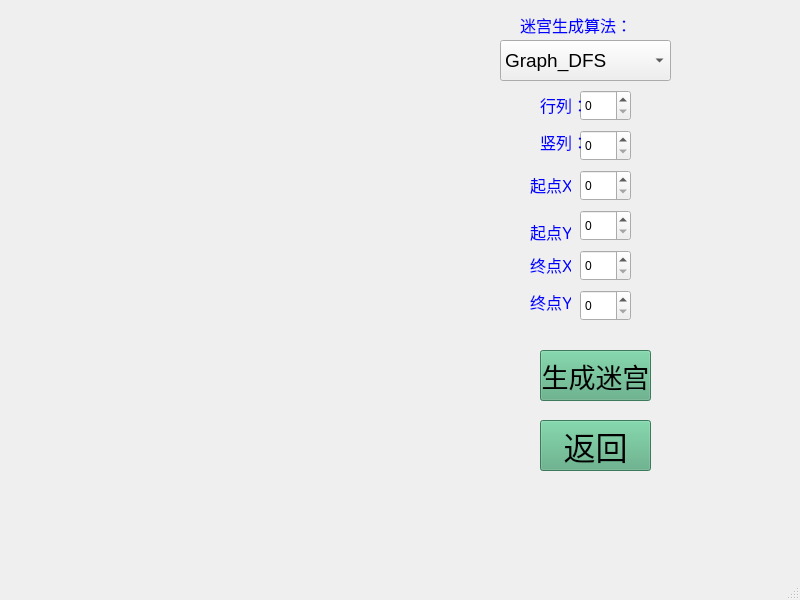
<?xml version="1.0" encoding="UTF-8"?>
<ui version="4.0">
 <class>FourWindow</class>
 <widget class="QMainWindow" name="FourWindow">
  <property name="geometry">
   <rect>
    <x>0</x>
    <y>0</y>
    <width>800</width>
    <height>600</height>
   </rect>
  </property>
  <property name="windowTitle">
   <string>MainWindow</string>
  </property>
  <widget class="QWidget" name="centralwidget">
   <widget class="QPushButton" name="btu1">
    <property name="geometry">
     <rect>
      <x>540</x>
      <y>420</y>
      <width>111</width>
      <height>51</height>
     </rect>
    </property>
    <property name="font">
     <font>
      <family>Microsoft PhagsPa</family>
      <pointsize>24</pointsize>
      <italic>false</italic>
      <bold>false</bold>
     </font>
    </property>
    <property name="styleSheet">
     <string notr="true">QWidget {
    /* 分层背景：图片在下，渐变在上 */
    background-image: url(:/res/ground.jpg),
                     qradialgradient(spread:repeat,
                                    cx:0.5, cy:0.5, radius:0.077,
                                    fx:0.5, fy:0.5,
                                    stop:0 rgba(0, 169, 255, 58),
                                    stop:0.5 rgba(0, 0, 0, 58),
                                    stop:1 rgba(0, 169, 255, 58));
    
    /* 背景混合模式 */
    background-blend-mode: overlay;
    
    /* 备用背景色 */
    background-color: rgb(85, 170, 127);
    
    /* 字体设置 */
    font: 24pt &quot;Microsoft PhagsPa&quot;;
}</string>
    </property>
    <property name="text">
     <string>返回</string>
    </property>
   </widget>
   <widget class="QSpinBox" name="spinBox_2">
    <property name="geometry">
     <rect>
      <x>580</x>
      <y>130</y>
      <width>51</width>
      <height>31</height>
     </rect>
    </property>
   </widget>
   <widget class="QPushButton" name="btu2">
    <property name="geometry">
     <rect>
      <x>540</x>
      <y>350</y>
      <width>111</width>
      <height>51</height>
     </rect>
    </property>
    <property name="font">
     <font>
      <family>Microsoft PhagsPa</family>
      <pointsize>20</pointsize>
      <italic>false</italic>
      <bold>false</bold>
     </font>
    </property>
    <property name="styleSheet">
     <string notr="true">QWidget {
    /* 分层背景：图片在下，渐变在上 */
    background-image: url(:/res/ground.jpg),
                     qradialgradient(spread:repeat,
                                    cx:0.5, cy:0.5, radius:0.077,
                                    fx:0.5, fy:0.5,
                                    stop:0 rgba(0, 169, 255, 58),
                                    stop:0.5 rgba(0, 0, 0, 58),
                                    stop:1 rgba(0, 169, 255, 58));
    
    /* 背景混合模式 */
    background-blend-mode: overlay;
    
    /* 备用背景色 */
    background-color: rgb(85, 170, 127);
    
    /* 字体设置 */
    font: 20pt &quot;Microsoft PhagsPa&quot;;
}</string>
    </property>
    <property name="text">
     <string>生成迷宫</string>
    </property>
   </widget>
   <widget class="QSpinBox" name="spinBox_3">
    <property name="geometry">
     <rect>
      <x>580</x>
      <y>250</y>
      <width>51</width>
      <height>31</height>
     </rect>
    </property>
   </widget>
   <widget class="QSpinBox" name="spinBox_4">
    <property name="geometry">
     <rect>
      <x>580</x>
      <y>290</y>
      <width>51</width>
      <height>31</height>
     </rect>
    </property>
   </widget>
   <widget class="QSpinBox" name="spinBox">
    <property name="geometry">
     <rect>
      <x>580</x>
      <y>90</y>
      <width>51</width>
      <height>31</height>
     </rect>
    </property>
   </widget>
   <widget class="QComboBox" name="algorithmComboBox">
    <property name="geometry">
     <rect>
      <x>500</x>
      <y>40</y>
      <width>171</width>
      <height>41</height>
     </rect>
    </property>
    <property name="font">
     <font>
      <pointsize>14</pointsize>
     </font>
    </property>
    <item>
     <property name="text">
      <string>Graph_DFS</string>
     </property>
    </item>
    <item>
     <property name="text">
      <string>Kruskal</string>
     </property>
    </item>
    <item>
     <property name="text">
      <string>PRIM</string>
     </property>
    </item>
   </widget>
   <widget class="QLabel" name="label">
    <property name="geometry">
     <rect>
      <x>520</x>
      <y>10</y>
      <width>121</width>
      <height>31</height>
     </rect>
    </property>
    <property name="font">
     <font>
      <pointsize>12</pointsize>
     </font>
    </property>
    <property name="text">
     <string>&lt;html&gt;&lt;head/&gt;&lt;body&gt;&lt;p&gt;&lt;span style=&quot; color:#0000ff;&quot;&gt;迷宫生成算法：&lt;/span&gt;&lt;/p&gt;&lt;/body&gt;&lt;/html&gt;</string>
    </property>
   </widget>
   <widget class="QLabel" name="label_2">
    <property name="geometry">
     <rect>
      <x>540</x>
      <y>90</y>
      <width>41</width>
      <height>31</height>
     </rect>
    </property>
    <property name="font">
     <font>
      <pointsize>12</pointsize>
     </font>
    </property>
    <property name="text">
     <string>&lt;html&gt;&lt;head/&gt;&lt;body&gt;&lt;p&gt;&lt;span style=&quot; color:#0000ff;&quot;&gt;行列：&lt;/span&gt;&lt;/p&gt;&lt;/body&gt;&lt;/html&gt;</string>
    </property>
   </widget>
   <widget class="QLabel" name="label_3">
    <property name="geometry">
     <rect>
      <x>540</x>
      <y>130</y>
      <width>41</width>
      <height>21</height>
     </rect>
    </property>
    <property name="font">
     <font>
      <pointsize>12</pointsize>
     </font>
    </property>
    <property name="text">
     <string>&lt;html&gt;&lt;head/&gt;&lt;body&gt;&lt;p&gt;&lt;span style=&quot; color:#0000ff;&quot;&gt;竖列：&lt;/span&gt;&lt;/p&gt;&lt;/body&gt;&lt;/html&gt;</string>
    </property>
   </widget>
   <widget class="QLabel" name="label_4">
    <property name="geometry">
     <rect>
      <x>530</x>
      <y>250</y>
      <width>41</width>
      <height>31</height>
     </rect>
    </property>
    <property name="font">
     <font>
      <pointsize>12</pointsize>
     </font>
    </property>
    <property name="text">
     <string>&lt;html&gt;&lt;head/&gt;&lt;body&gt;&lt;p&gt;&lt;span style=&quot; color:#0000ff;&quot;&gt;终点X：&lt;/span&gt;&lt;/p&gt;&lt;/body&gt;&lt;/html&gt;</string>
    </property>
   </widget>
   <widget class="QLabel" name="label_5">
    <property name="geometry">
     <rect>
      <x>530</x>
      <y>290</y>
      <width>41</width>
      <height>21</height>
     </rect>
    </property>
    <property name="font">
     <font>
      <pointsize>12</pointsize>
     </font>
    </property>
    <property name="text">
     <string>&lt;html&gt;&lt;head/&gt;&lt;body&gt;&lt;p&gt;&lt;span style=&quot; color:#0000ff;&quot;&gt;终点Y：&lt;/span&gt;&lt;/p&gt;&lt;/body&gt;&lt;/html&gt;</string>
    </property>
   </widget>
   <widget class="QSpinBox" name="spinBox_5">
    <property name="geometry">
     <rect>
      <x>580</x>
      <y>170</y>
      <width>51</width>
      <height>31</height>
     </rect>
    </property>
   </widget>
   <widget class="QSpinBox" name="spinBox_6">
    <property name="geometry">
     <rect>
      <x>580</x>
      <y>210</y>
      <width>51</width>
      <height>31</height>
     </rect>
    </property>
   </widget>
   <widget class="QLabel" name="label_6">
    <property name="geometry">
     <rect>
      <x>530</x>
      <y>220</y>
      <width>41</width>
      <height>21</height>
     </rect>
    </property>
    <property name="font">
     <font>
      <pointsize>12</pointsize>
     </font>
    </property>
    <property name="text">
     <string>&lt;html&gt;&lt;head/&gt;&lt;body&gt;&lt;p&gt;&lt;span style=&quot; color:#0000ff;&quot;&gt;起点Y&lt;/span&gt;&lt;/p&gt;&lt;/body&gt;&lt;/html&gt;</string>
    </property>
   </widget>
   <widget class="QLabel" name="label_7">
    <property name="geometry">
     <rect>
      <x>530</x>
      <y>170</y>
      <width>41</width>
      <height>31</height>
     </rect>
    </property>
    <property name="font">
     <font>
      <pointsize>12</pointsize>
     </font>
    </property>
    <property name="text">
     <string>&lt;html&gt;&lt;head/&gt;&lt;body&gt;&lt;p&gt;&lt;span style=&quot; color:#0000ff;&quot;&gt;起点X&lt;/span&gt;&lt;/p&gt;&lt;/body&gt;&lt;/html&gt;</string>
    </property>
   </widget>
  </widget>
  <widget class="QMenuBar" name="menubar">
   <property name="geometry">
    <rect>
     <x>0</x>
     <y>0</y>
     <width>800</width>
     <height>17</height>
    </rect>
   </property>
  </widget>
  <widget class="QStatusBar" name="statusbar"/>
 </widget>
 <resources/>
 <connections/>
</ui>
